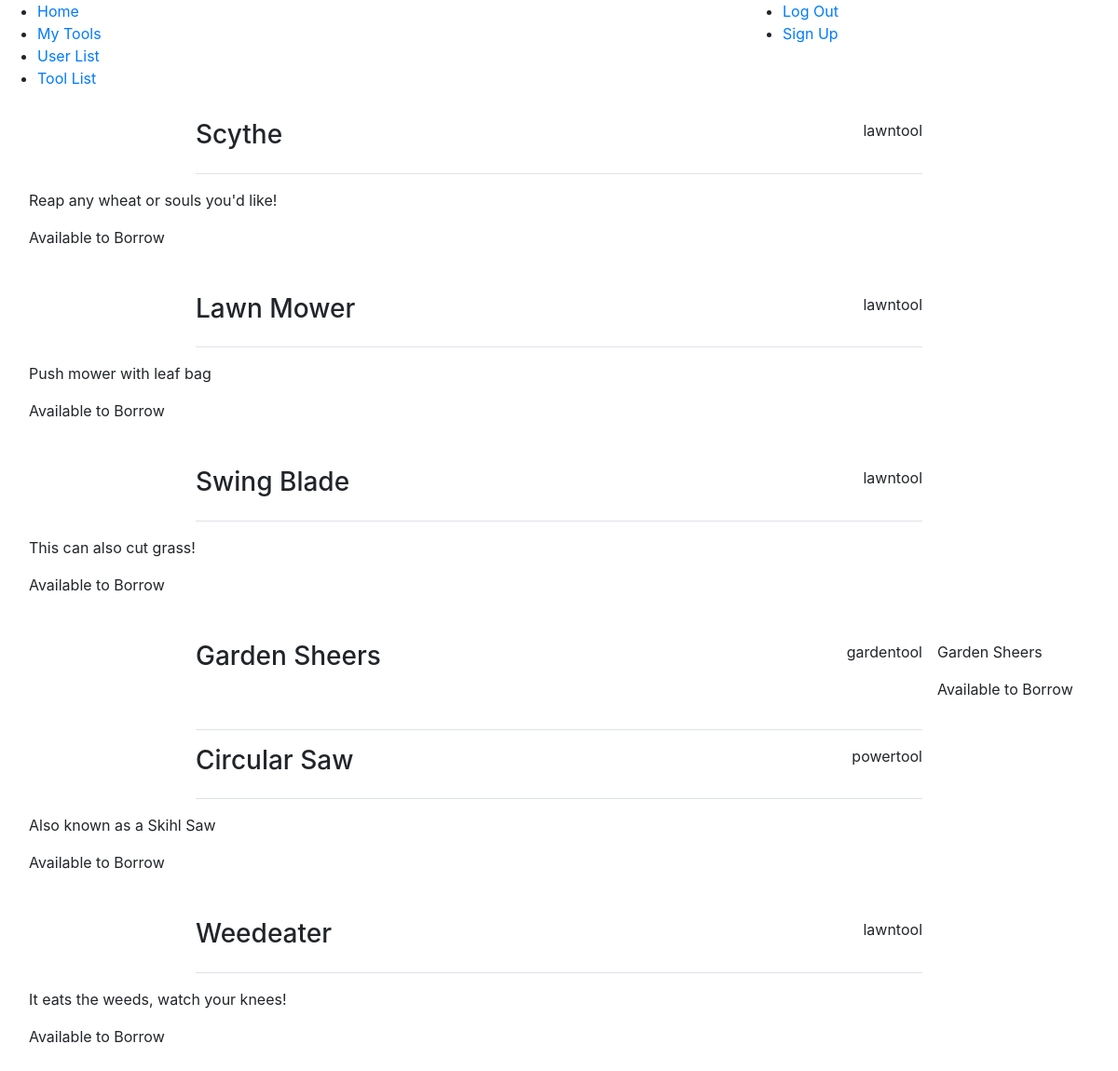
/tools/ (signed in), run on the app's committed database.
### tools/models.py (models this page shows, shortened)
class Tool(models.Model):
    powertool = 'powertool'
    lawntool = 'lawntool'
    gardentool = 'gardentool'
    available_types = [
        (powertool, 'powertool'),
        (lawntool, 'lawntool'),
        (gardentool, 'gardentool'),
    ]
    name = models.CharField(max_length = 255)
    type = models.TextField(max_length = 255, choices = available_types)
    description = models.TextField(max_length = 255)
    borrowed = models.BooleanField()
    owner = models.CharField(max_length = 255) ##foreign key

### tools/views.py (the view)
# urls.py: path('tools/', views.ToolListView.as_view(), name='list'),
class ToolListView(generic.ListView):
    template_name = 'tools/tools.html'
    model = Tool

### tools/templates/tools/tools.html (shortened to what this page needs)
{% extends 'tools/base.html' %}
{% block content %}
{% for tool in object_list %}
<div class="row no-gutters"
  <div class="col-8 offset-2">
    <div class="modal-header col-8 offset-2">
      <h3>{{ tool.name }}</h3>
      <p>{{ tool.type }}</p>
    </div>
    <div class="modal-body">
      <p>{{ tool.description }}</p>
       {% if tool.borrowed is False %}
      <p>Available to Borrow</p>
      {% else %}
      <p>Someone else is borrowing this tool</p>
      {% endif %}
    </div>
  </div>
{% endfor %}
{% endblock content %}

### data on the page
Tool: name "Scythe", type "lawntool", description "Reap any wheat or souls you'd like!", borrowed "Available to Borrow"
Tool: name "Lawn Mower", type "lawntool", description "Push mower with leaf bag", borrowed "Available to Borrow"
Tool: name "Swing Blade", type "lawntool", description "This can also cut grass!", borrowed "Available to Borrow"
Tool: name "Garden Sheers", type "gardentool", description "Garden Sheers", borrowed "Available to Borrow"
Tool: name "Circular Saw", type "powertool", description "Also known as a Skihl Saw", borrowed "Available to Borrow"
Tool: name "Weedeater", type "lawntool", description "It eats the weeds, watch your knees!", borrowed "Available to Borrow"
